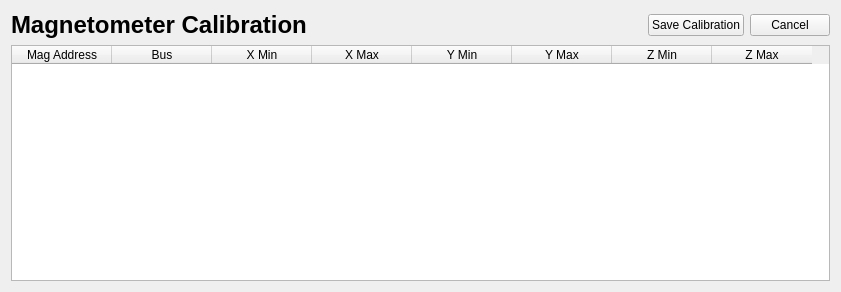
<?xml version="1.0" encoding="UTF-8"?>
<ui version="4.0">
 <class>Calibrate</class>
 <widget class="QDialog" name="Calibrate">
  <property name="geometry">
   <rect>
    <x>0</x>
    <y>0</y>
    <width>841</width>
    <height>292</height>
   </rect>
  </property>
  <property name="windowTitle">
   <string>Calibration</string>
  </property>
  <layout class="QGridLayout" name="gridLayout">
   <item row="0" column="0">
    <widget class="QLabel" name="label">
     <property name="font">
      <font>
       <pointsize>18</pointsize>
       <weight>75</weight>
       <bold>true</bold>
      </font>
     </property>
     <property name="text">
      <string>Magnetometer Calibration</string>
     </property>
    </widget>
   </item>
   <item row="0" column="1">
    <spacer name="horizontalSpacer">
     <property name="orientation">
      <enum>Qt::Horizontal</enum>
     </property>
     <property name="sizeHint" stdset="0">
      <size>
       <width>274</width>
       <height>20</height>
      </size>
     </property>
    </spacer>
   </item>
   <item row="0" column="2">
    <widget class="QPushButton" name="save">
     <property name="focusPolicy">
      <enum>Qt::NoFocus</enum>
     </property>
     <property name="text">
      <string>Save Calibration</string>
     </property>
    </widget>
   </item>
   <item row="0" column="3">
    <widget class="QPushButton" name="cancel">
     <property name="focusPolicy">
      <enum>Qt::NoFocus</enum>
     </property>
     <property name="text">
      <string>Cancel</string>
     </property>
    </widget>
   </item>
   <item row="1" column="0" colspan="4">
    <widget class="QTableWidget" name="tableWidget">
     <column>
      <property name="text">
       <string>Mag Address</string>
      </property>
     </column>
     <column>
      <property name="text">
       <string>Bus</string>
      </property>
     </column>
     <column>
      <property name="text">
       <string>X Min</string>
      </property>
     </column>
     <column>
      <property name="text">
       <string>X Max</string>
      </property>
     </column>
     <column>
      <property name="text">
       <string>Y Min</string>
      </property>
     </column>
     <column>
      <property name="text">
       <string>Y Max</string>
      </property>
     </column>
     <column>
      <property name="text">
       <string>Z Min</string>
      </property>
     </column>
     <column>
      <property name="text">
       <string>Z Max</string>
      </property>
     </column>
    </widget>
   </item>
  </layout>
 </widget>
 <resources/>
 <connections/>
</ui>
